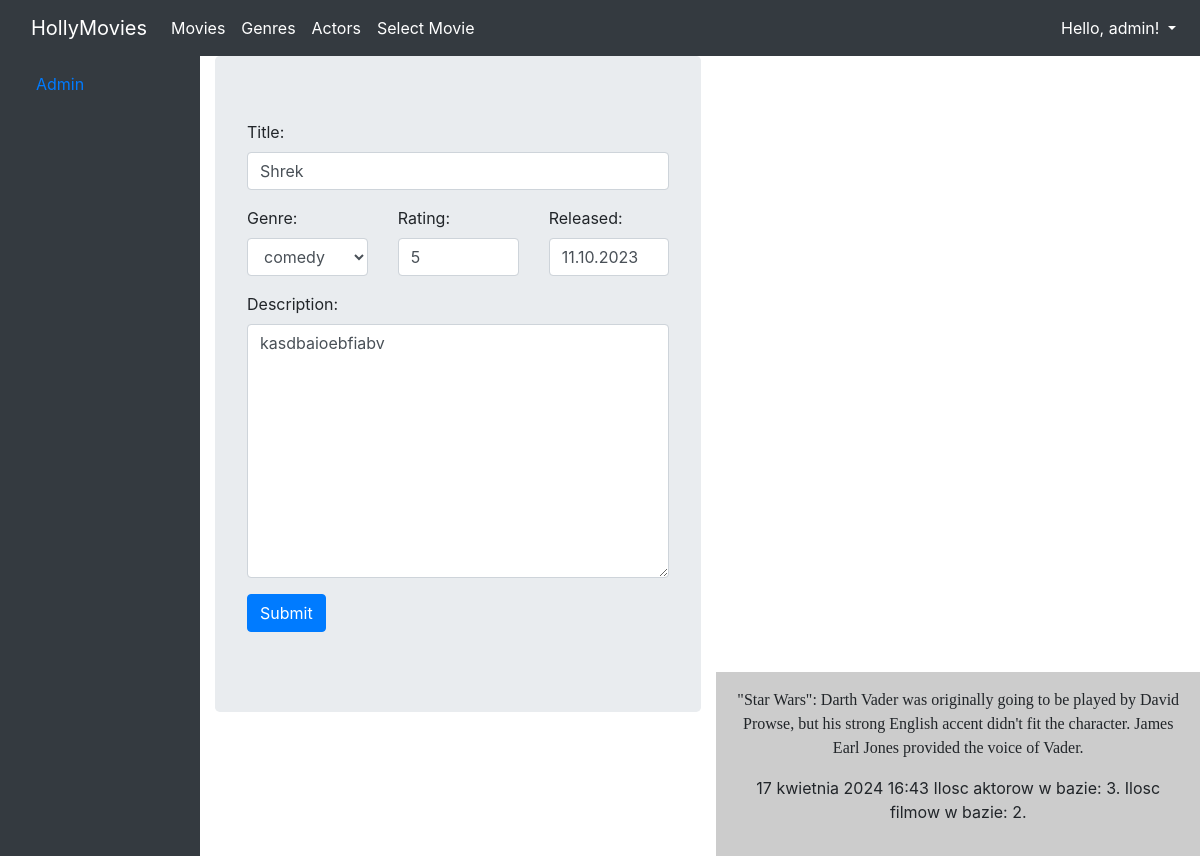
The app's page /movie/update/1 (signed in) with its own data.
### ZajeciaBackendowe2024-main/viewer/models.py (models this page shows, shortened)
class Profile(AbstractUser):
    biography = TextField(blank=True)
    is_director = BooleanField(null=True)
    account_type = ForeignKey(AccountType, on_delete=CASCADE, blank=True)
    instagram_link = CharField(max_length=128)
    linkedin_link = CharField(max_length=128)

class Movie(Model):
    title = CharField(max_length=128)  # TODO: dodac unikalnosc pola title dla wszystkich rekordow
    genre = ForeignKey(Genre, on_delete=DO_NOTHING)
    rating = IntegerField()
    release_date = DateField()
    description = TextField(null=True)
    created_entry = DateTimeField(auto_now_add=True)

### ZajeciaBackendowe2024-main/viewer/views.py (the view, shortened to what this page needs)
# urls.py: path('movie/update/<pk>', MovieUpdateView.as_view(), name='movie_update'),
class MovieUpdateView(LoginRequiredMixin, PermissionRequiredMixin, UpdateView):
    template_name = 'model.html'
    model = Movie
    form_class = MovieForm
    success_url = reverse_lazy('movies')
    permission_required = 'viewer.change_movie'

### ZajeciaBackendowe2024-main/viewer/forms.py (shortened to what this page needs)
class MovieForm(ModelForm):
    class Meta:
        model = Movie
        fields = '__all__'
    def __init__(self, *args, **kwargs):
        super().__init__(*args, **kwargs)
        for visible in self.visible_fields():
            visible.field.widget.attrs['class'] = 'form-control'
    title = CharField(validators=[capitalized_validator])
    rating = IntegerField(min_value=1, max_value=10)
    release_date = PastMonthField()

### ZajeciaBackendowe2024-main/viewer/models.py (called while the page is built)
    def __str__(self):
        return self.name

### ZajeciaBackendowe2024-main/viewer/templates/context_processors.py (called while the page is built)
def welcome_message(request):
    return STATIC_STRINGS

def autorzy(request):
    autors = ['Antoni Nieprzegoni',
              'Seweryn Kwaśniewski']
    return {'autors': autors}

def ciekawostki(request):
    return {'ciekawostka': random.choice(CIEKAWOSTKI)}

def data_i_godzina(request):
    return {'current_time_and_date': datetime.datetime.now()}

def num_of_actors_and_movies(request):
    return {'num_of_actors': Actor.objects.count(),
            'num_of_movies': Movie.objects.count()}

### ZajeciaBackendowe2024-main/viewer/templates/model.html (shortened to what this page needs)
{% extends "base.html" %}
{% block content %}
  <form method="post">
    <div class="form-group">
      <label for="{{ form.title.id_for_label }}">Title:</label>
      {{ form.title }}
    </div>
    <div class="row">
      <div class="col">
        <div class="form-group">
          <label for="{{ form.genre.id_for_label }}">Genre:</label>
          {{ form.genre }}
        </div>
      </div>
      <div class="col">
        <div class="form-group">
          <label for="{{ form.rating.id_for_label }}">Rating:</label>
          {{ form.rating }}
        </div>
      </div>
      <div class="col">
        <div class="form-group">
          <label for="{{ form.release_date.id_for_label }}">Released:</label>
          {{ form.release_date }}
        </div>
      </div>
    </div>
    <div class="form-group">
      <label for="{{ form.description.id_for_label }}">Description:</label>
      {{ form.description }}
    </div>
    <input type="submit" value="Submit" class="btn btn-primary">
  </form>
{% endblock %}

### ZajeciaBackendowe2024-main/viewer/templates/base.html (shortened to what this page needs)
{% load static %}
<html {% if LANGUAGE_CODE %}lang="{{ LANGUAGE_CODE }}"{% endif %}>
  <head>
    <link rel="stylesheet" href="https://stackpath.bootstrapcdn.com/bootstrap/4.2.1/css/bootstrap.min.css">
  </head>
  <body class="d-flex flex-column min-vh-100">
    <nav class="navbar navbar-expand-lg navbar-dark bg-dark">
      <div class="container fixed">
        <a class="navbar-brand" href="{% url 'index' %}">
          HollyMovies
        </a>
        <div class="collapse navbar-collapse" id="navbarNavAltMarkup">
          <div class="navbar-nav">
            <a class="nav-item nav-link active" href="{% url 'movies' %}">
              Movies
            </a>
            <a class="nav-item nav-link active" href="{% url 'genres' %}">
              Genres
            </a>
            <a class="nav-item nav-link active" href="{% url 'actors' %}">
              Actors
            </a>
            <a class="nav-item nav-link active" href="{% url 'movie_selection' %}">
              Select Movie
            </a>
          </div>
        </div>
      </div>
        <div class="navbar-nav ml-auto">
          <div class="nav-item dropdown">
            {% if user.is_authenticated %}
            <a class="nav-link active dropdown-toggle" href="#" data-toggle="dropdown">
              {% if user.first_name %}Hello, {{ user.first_name }}!
              {% else %}Hello, {{ user.username }}!{% endif %}
            </a>
            {% endif %}
          </div>
        </div>
    </nav>
    <div class="container-fluid">
      <div class="row flex-nowrap">
        <div class="col-auto col-md-4 col-xl-2 px-sm-2 px-0 bg-dark">
          <div class="d-flex flex-column align-items-center align-items-sm-start px-4 pt-2 text-white min-vh-100">
            <ul class="nav nav-pills flex-column mb-sm-auto mb-1 align-items-center align-items-sm-start" id="menu">
              <li class="nav-item">
                <a href="/admin/" class="nav-link align-middle px-1">
                   <span class="ms-1 d-none d-sm-inline">Admin</span>
                </a>
              </li>
            </ul>
          </div>
        </div>
    <div class="container">
      <div class="jumbotron">
        {% block content %}{% endblock %}
      </div>
    </div>
    <footer class="bg-body-tertiary text-center text-lg-start mt-auto">
      <div class="text-center p-3" style="background-color: rgba(0, 0, 0, 0.20);">
        <p style="font-family: cursive;">{{ ciekawostka }}</p>
        <p>{{ current_time_and_date }} Ilosc aktorow w bazie: {{ num_of_actors }}. Ilosc filmow w bazie: {{ num_of_movies }}.</p>
      </div>
    </footer>
  </body>
</html>

### records on screen
Profile: username "admin"
Movie: title "Shrek", genre "comedy", rating "5", release_date "11.10.2023", description "kasdbaioebfiabv"

### other values on screen
{{ num_of_actors }} "3"
{{ num_of_movies }} "2"
